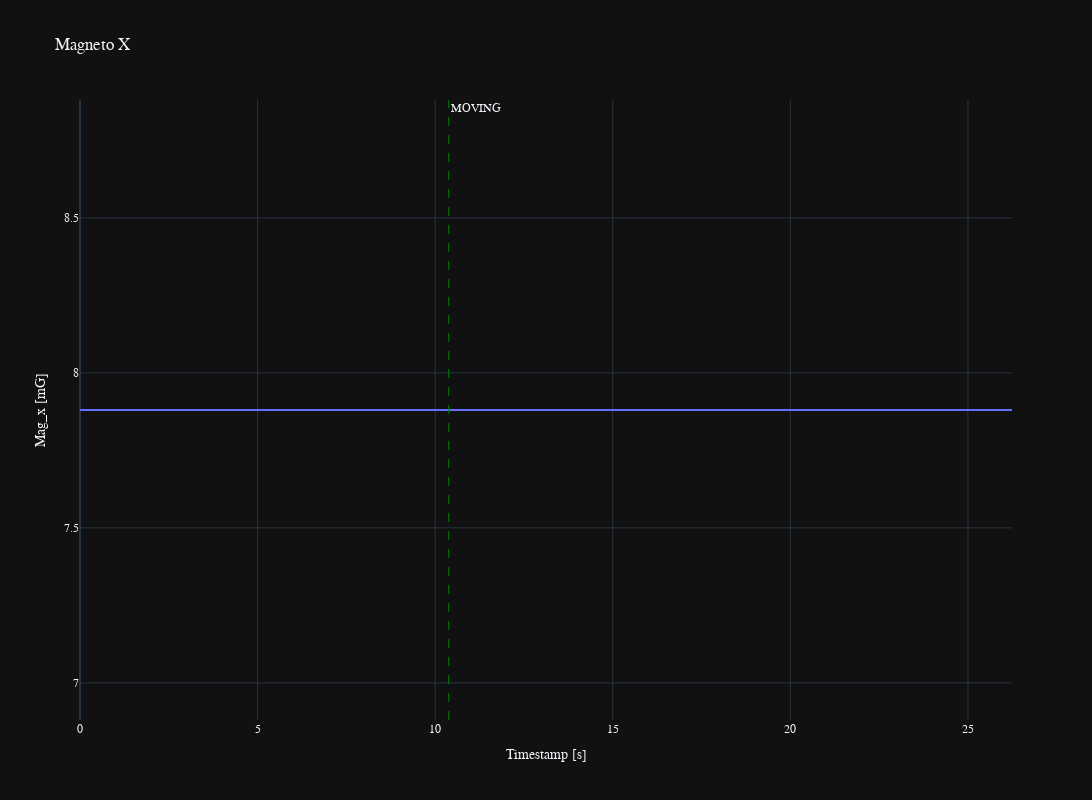
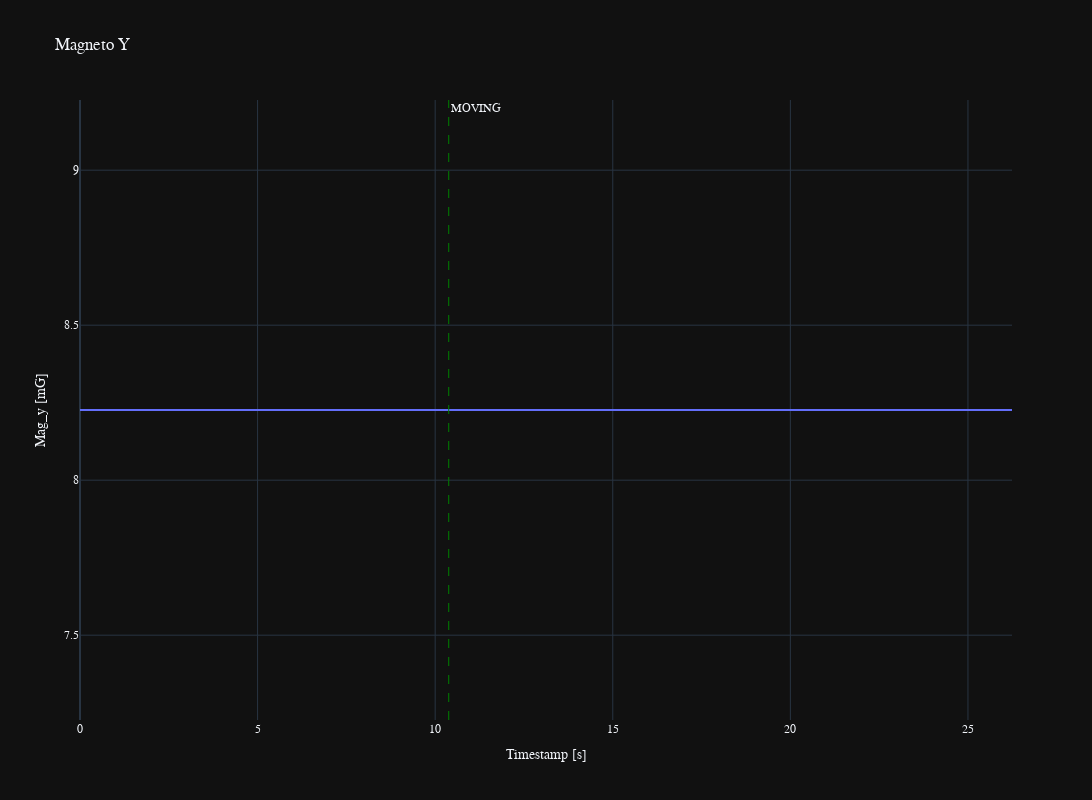

Notebook cell for these charts, in order:
### Code cell
plot_magneto_data(magneto_df, flight_states_df, event_info_df)

### Figure 1 — Plotly figure (JSON) as saved in the notebook; plotly's stock layout.template omitted (floating-point values rounded to 4 significant figures; data arrays with more than 128 entries replaced by an {"elided": "..."} marker saying what was removed)
{"data": [{"mode": "lines", "name": "magneto x", "type": "scatter", "x": {"elided": "2625 float values"}, "y": {"elided": "2625 float values"}}], "layout": {"annotations": [{"showarrow": false, "text": "MOVING", "x": 10.38, "xanchor": "left", "xref": "x", "y": 1, "yanchor": "top", "yref": "y domain"}], "font": {"family": "Courier New, monospace", "size": 12}, "height": 800, "legend": {"orientation": "h", "title": {"text": "MAG ID"}, "x": 1, "xanchor": "right", "y": 1.02, "yanchor": "bottom"}, "shapes": [{"line": {"color": "green", "dash": "dash", "width": 1}, "type": "line", "x0": 10.38, "x1": 10.38, "xref": "x", "y0": 0, "y1": 1, "yref": "y domain"}], "title": {"text": "Magneto X"}, "width": 1500, "xaxis": {"title": {"text": "Timestamp [s]"}}, "yaxis": {"title": {"text": "Mag_x [mG]"}}}}

### Figure 2 — Plotly figure (JSON) as saved in the notebook; plotly's stock layout.template omitted (floating-point values rounded to 4 significant figures; data arrays with more than 128 entries replaced by an {"elided": "..."} marker saying what was removed)
{"data": [{"mode": "lines", "name": "magneto y", "type": "scatter", "x": {"elided": "2625 float values"}, "y": {"elided": "2625 float values"}}], "layout": {"annotations": [{"showarrow": false, "text": "MOVING", "x": 10.38, "xanchor": "left", "xref": "x", "y": 1, "yanchor": "top", "yref": "y domain"}], "font": {"family": "Courier New, monospace", "size": 12}, "height": 800, "legend": {"orientation": "h", "title": {"text": "MAG ID"}, "x": 1, "xanchor": "right", "y": 1.02, "yanchor": "bottom"}, "shapes": [{"line": {"color": "green", "dash": "dash", "width": 1}, "type": "line", "x0": 10.38, "x1": 10.38, "xref": "x", "y0": 0, "y1": 1, "yref": "y domain"}], "title": {"text": "Magneto Y"}, "width": 1500, "xaxis": {"title": {"text": "Timestamp [s]"}}, "yaxis": {"title": {"text": "Mag_y [mG]"}}}}
